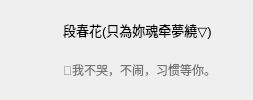
                       <widget class="QWidget" name="widget_44" native="true">
                        <property name="enabled">
                         <bool>true</bool>
                        </property>
                        <property name="styleSheet">
                         <string notr="true">QWidget#widget_44{
	max-height:60px;
	min-height:60px;
}
QWidget#widget_44:hover{
	background-color: rgb(242, 242, 242);
}</string>
                        </property>
                        <layout class="QHBoxLayout" name="horizontalLayout_42" stretch="0,1,0">
                         <property name="spacing">
                          <number>9</number>
                         </property>
                         <property name="leftMargin">
                          <number>14</number>
                         </property>
                         <property name="topMargin">
                          <number>10</number>
                         </property>
                         <property name="rightMargin">
                          <number>8</number>
                         </property>
                         <property name="bottomMargin">
                          <number>10</number>
                         </property>
                         <item>
                          <widget class="QPushButton" name="pushButton_80">
                           <property name="enabled">
                            <bool>false</bool>
                           </property>
                           <property name="styleSheet">
                            <string notr="true">QPushButton{
	min-height:40px;
	min-width:40px;
	max-height:40px;
	max-width:40px;
	border-radius:20px;
}</string>
                           </property>
                           <property name="text">
                            <string/>
                           </property>
                           <property name="icon">
                            <iconset resource="resource/resources.qrc">
                             <normaloff>:/image/image/QQ图片20230507212145.png</normaloff>:/image/image/QQ图片20230507212145.png</iconset>
                           </property>
                           <property name="iconSize">
                            <size>
                             <width>40</width>
                             <height>40</height>
                            </size>
                           </property>
                          </widget>
                         </item>
                         <item>
                          <layout class="QVBoxLayout" name="verticalLayout_73">
                           <property name="spacing">
                            <number>0</number>
                           </property>
                           <property name="sizeConstraint">
                            <enum>QLayout::SetDefaultConstraint</enum>
                           </property>
                           <property name="leftMargin">
                            <number>0</number>
                           </property>
                           <property name="rightMargin">
                            <number>0</number>
                           </property>
                           <item>
                            <widget class="QLabel" name="label_107">
                             <property name="styleSheet">
                              <string notr="true">QLabel{
	font-size:13px;
}</string>
                             </property>
                             <property name="text">
                              <string>段春花(只為妳魂牵夢繞▽)</string>
                             </property>
                            </widget>
                           </item>
                           <item>
                            <widget class="QLabel" name="label_108">
                             <property name="styleSheet">
                              <string notr="true">QLabel{
	color: rgb(117, 117, 117);
}</string>
                             </property>
                             <property name="text">
                              <string>🤨我不哭，不闹，习惯等你。</string>
                             </property>
                            </widget>
                           </item>
                          </layout>
                         </item>
                         <item>
                          <layout class="QVBoxLayout" name="verticalLayout_74">
                           <item>
                            <widget class="QPushButton" name="pushButton_81">
                             <property name="sizePolicy">
                              <sizepolicy hsizetype="Preferred" vsizetype="Fixed">
                               <horstretch>0</horstretch>
                               <verstretch>0</verstretch>
                              </sizepolicy>
                             </property>
                             <property name="styleSheet">
                              <string notr="true">QPushButton{
	height:20px;
	width:20px;
	border:none;
	image: url(:/icon/icon/视频摄像机灰.svg);
}
QPushButton:hover{
	image: url(:/icon/icon/视频摄像机黑.svg);
}</string>
                             </property>
                             <property name="text">
                              <string/>
                             </property>
                             <property name="icon">
                              <iconset>
                               <normaloff>:/icon/icon/视频摄像机.svg</normaloff>:/icon/icon/视频摄像机.svg</iconset>
                             </property>
                             <property name="iconSize">
                              <size>
                               <width>20</width>
                               <height>20</height>
                              </size>
                             </property>
                            </widget>
                           </item>
                          </layout>
                         </item>
                        </layout>
                       </widget>
